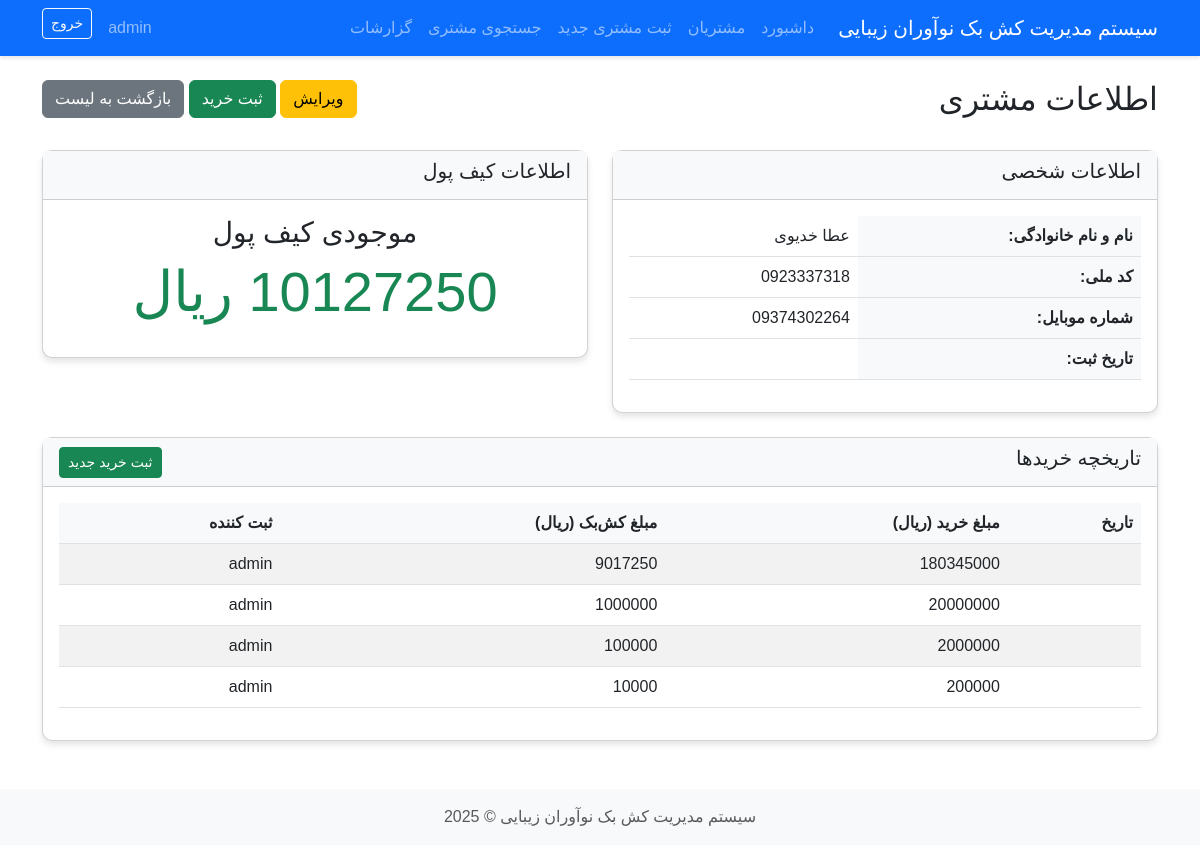
Screenshot of /customers/1/ (signed in) with the database file from the repository.
### cashback_app/models.py (models this page shows, shortened)
class Customer(models.Model):
    first_name = models.CharField(max_length=100, verbose_name="نام")
    last_name = models.CharField(max_length=100, verbose_name="نام خانوادگی")
    national_code = models.CharField(
        max_length=10,
        unique=True,
        verbose_name="کد ملی",
        validators=[
            RegexValidator(
                regex=r'^\d{10}$',
                message="کد ملی باید دقیقاً 10 رقم باشد",
            ),
        ]
    )
    phone_number = models.CharField(
        max_length=11,
        verbose_name="شماره موبایل",
        validators=[
            RegexValidator(
                regex=r'^09\d{9}$',
                message="شماره موبایل باید با 09 شروع شود و 11 رقم باشد",
            ),
        ]
    )
    wallet_balance = models.DecimalField(
        max_digits=12,
        decimal_places=0,
        default=0,
        verbose_name="موجودی کیف پول"
    )
    created_at = models.DateTimeField(auto_now_add=True, verbose_name="تاریخ ثبت")
    updated_at = models.DateTimeField(auto_now=True, verbose_name="تاریخ بروزرسانی")
    class Meta:
        verbose_name = "مشتری"
        verbose_name_plural = "مشتریان"

class Purchase(models.Model):
    customer = models.ForeignKey(
        Customer,
        on_delete=models.CASCADE,
        related_name='purchases',
        verbose_name="مشتری"
    )
    amount = models.DecimalField(
        max_digits=12,
        decimal_places=0,
        verbose_name="مبلغ خرید"
    )
    cashback_amount = models.DecimalField(
        max_digits=12,
        decimal_places=0,
        verbose_name="مبلغ کش‌بک"
    )
    created_at = models.DateTimeField(auto_now_add=True, verbose_name="تاریخ ثبت")
    created_by = models.ForeignKey(
        User,
        on_delete=models.SET_NULL,
        null=True,
        verbose_name="ثبت کننده"
    )
    class Meta:
        verbose_name = "خرید"
        verbose_name_plural = "خریدها"
        ordering = ['-created_at']

### cashback_app/views.py (the view)
# urls.py: path('customers/<int:pk>/', views.customer_detail, name='customer_detail'),
@login_required
def customer_detail(request, pk):
    customer = get_object_or_404(Customer, pk=pk)
    purchases = customer.purchases.all()
    return render(request, 'customers/detail.html', {
        'customer': customer,
        'purchases': purchases
    })

### cashback_app/templatetags/persian_dates.py (called while the page is built)
@register.filter
def persian_datetime(value):
    if value is None:
        return ''
    jalali_date = jdatetime.datetime.fromgregorian(datetime=value)
    return jalali_date.strftime('%Y/%m/%d %H:%M:%S')

### templates/customers/detail.html (shortened to what this page needs)
{% extends 'base.html' %}
{% load persian_dates %}
{% block content %}
<div class="row mb-4">
    <div class="col-md-8">
        <h2>اطلاعات مشتری</h2>
    </div>
    <div class="col-md-4 text-end">
        <a href="{% url 'customer_edit' pk=customer.pk %}" class="btn btn-warning">ویرایش</a>
        <a href="{% url 'purchase_create_for_customer' customer_id=customer.pk %}" class="btn btn-success">ثبت خرید</a>
        <a href="{% url 'customer_list' %}" class="btn btn-secondary">بازگشت به لیست</a>
    </div>
</div>
<div class="row">
    <div class="col-md-6">
        <div class="card mb-4">
            <div class="card-header">
                <h5>اطلاعات شخصی</h5>
            </div>
            <div class="card-body">
                <table class="table">
                    <tr>
                        <th>نام و نام خانوادگی:</th>
                        <td>{{ customer.first_name }} {{ customer.last_name }}</td>
                    </tr>
                    <tr>
                        <th>کد ملی:</th>
                        <td>{{ customer.national_code }}</td>
                    </tr>
                    <tr>
                        <th>شماره موبایل:</th>
                        <td>{{ customer.phone_number }}</td>
                    </tr>
                    <tr>
                        <th>تاریخ ثبت:</th>
                        <td>{{ customer.created_at|persian_datetime }}</td>
                    </tr>
                </table>
            </div>
        </div>
    </div>
    <div class="col-md-6">
        <div class="card mb-4">
            <div class="card-header">
                <h5>اطلاعات کیف پول</h5>
            </div>
            <div class="card-body">
                <div class="text-center">
                    <h3>موجودی کیف پول</h3>
                    <p class="display-4 text-success">{{ customer.wallet_balance|floatformat:0 }} ریال</p>
                </div>
            </div>
        </div>
    </div>
</div>
<div class="card">
    <div class="card-header d-flex justify-content-between align-items-center">
        <h5>تاریخچه خریدها</h5>
        <a href="{% url 'purchase_create_for_customer' customer_id=customer.pk %}" class="btn btn-sm btn-success">ثبت خرید جدید</a>
    </div>
    <div class="card-body">
        <div class="table-responsive">
            <table class="table table-striped">
                <thead>
                    <tr>
                        <th>تاریخ</th>
                        <th>مبلغ خرید (ریال)</th>
                        <th>مبلغ کش‌بک (ریال)</th>
                        <th>ثبت کننده</th>
                    </tr>
                </thead>
                <tbody>
                    {% for purchase in purchases %}
                    <tr>
                        <td>{{ purchase.created_at|persian_datetime }}</td>
                        <td>{{ purchase.amount|floatformat:0 }}</td>
                        <td>{{ purchase.cashback_amount|floatformat:0 }}</td>
                        <td>{{ purchase.created_by.get_full_name|default:purchase.created_by.username }}</td>
                    </tr>
                    {% empty %}
                    <tr>
                        <td colspan="4" class="text-center">هیچ خریدی ثبت نشده است</td>
                    </tr>
                    {% endfor %}
                </tbody>
            </table>
        </div>
    </div>
</div>
{% endblock %}

### templates/base.html (shortened to what this page needs)
<!DOCTYPE html>
<html lang="fa" dir="rtl">
<head>
    <link rel="stylesheet" href="https://cdn.jsdelivr.net/npm/bootstrap@5.3.0/dist/css/bootstrap.rtl.min.css">
    <link rel="stylesheet" href="/static/css/style.css">
</head>
<body>
    {% if user.is_authenticated %}
    <nav class="navbar navbar-expand-lg navbar-dark bg-primary">
        <div class="container">
            <a class="navbar-brand" href="{% url 'dashboard' %}">سیستم مدیریت کش بک نوآوران زیبایی</a>
            <div class="collapse navbar-collapse" id="navbarNav">
                <ul class="navbar-nav me-auto">
                    <li class="nav-item">
                        <a class="nav-link" href="{% url 'dashboard' %}">داشبورد</a>
                    </li>
                    <li class="nav-item">
                        <a class="nav-link" href="{% url 'customer_list' %}">مشتریان</a>
                    </li>
                    <li class="nav-item">
                        <a class="nav-link" href="{% url 'customer_create' %}">ثبت مشتری جدید</a>
                    </li>
                    <li class="nav-item">
                        <a class="nav-link" href="{% url 'customer_search' %}">جستجوی مشتری</a>
                    </li>
                    <li class="nav-item">
                        <a class="nav-link" href="{% url 'reports' %}">گزارشات</a>
                    </li>
                </ul>
                <div class="d-flex">
                    <span class="navbar-text me-3">
                        {{ user.get_full_name|default:user.username }}
                    </span>
                    <form method="post" action="{% url 'logout' %}" style="display: inline;">
                        <button type="submit" class="btn btn-outline-light btn-sm">خروج</button>
                    </form>
                </div>
            </div>
        </div>
    </nav>
    {% endif %}
    <div class="container mt-4">
        {% block content %}{% endblock %}
    </div>
    <footer class="footer mt-5 py-3 bg-light">
        <div class="container text-center">
            <span class="text-muted">سیستم مدیریت کش بک نوآوران زیبایی &copy; {% now "Y" %}</span>
        </div>
    </footer>
</body>
</html>

### static/css/style.css (style rules this page uses)
body { font-family: 'Vazirmatn', 'Tahoma', sans-serif; text-align: right; }
.card { margin-bottom: 20px; border-radius: 10px; box-shadow: 0 4px 6px rgba(0, 0, 0, 0.1); }
.card-header { font-weight: bold; background-color: #f8f9fa; }
.navbar { box-shadow: 0 2px 4px rgba(0, 0, 0, 0.1); margin-bottom: 20px; }
.table th { background-color: #f8f9fa; }
.footer { margin-top: 50px; padding: 20px 0; background-color: #f8f9fa; }

### rows the page displays
Customer: first_name "عطا", last_name "خدیوی", national_code "0923337318", phone_number "09374302264"
Purchase: amount "180345000", cashback_amount "9017250", created_by.get_full_name "admin"
Purchase: amount "20000000", cashback_amount "1000000", created_by.get_full_name "admin"
Purchase: amount "2000000", cashback_amount "100000", created_by.get_full_name "admin"
Purchase: amount "200000", cashback_amount "10000", created_by.get_full_name "admin"

### other values shown
{{ user.get_full_name|default:user.username }} "admin"
